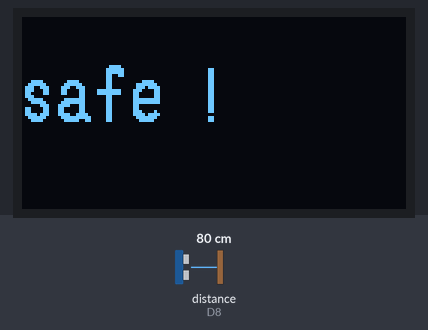
The sketch below on a simulated ESP8266 (NodeMCU). Parts: 128×64 one-colour display. Wiring (inferred from the names in the program): ultrasonic range finder: trigger GPIO 3; echo D8. The test bench sets the inputs (shaded band); at power-on: distance to the obstacle (sensor on D8) 80 cm. The echo pulse lasts 58.3 µs per cm; what the sketch prints to the serial monitor is not drawn.

Above: at 1.2 s.
1.3 s: distance to the obstacle (sensor on D8) set to 2 cm
At 2.5 s:
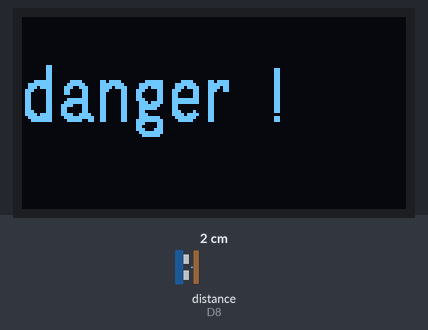
2.8 s: distance to the obstacle (sensor on D8) set to 23 cm
At 3.5 s:
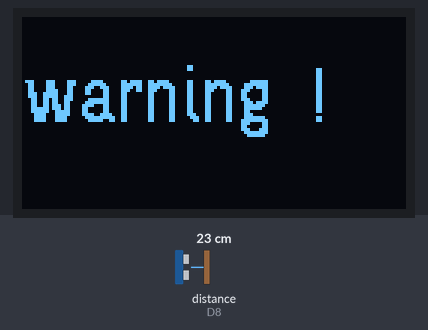
4.3 s: distance to the obstacle (sensor on D8) set to 4 cm
At 4.9 s:
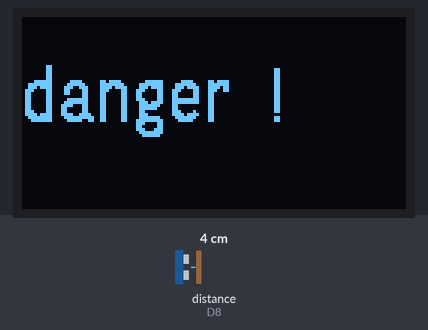
5.8 s: distance to the obstacle (sensor on D8) set to 35 cm
At 6.4 s:
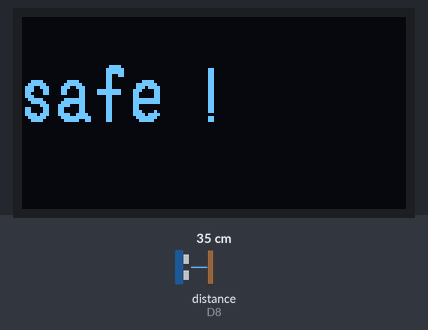
Timing chart, 0 to 8.3 s (numbered marks = the images above; inputs shaded):
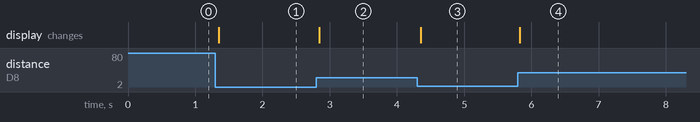

Measured:
- after the input at 1.3 s, the display: changes after 0.05 s (image 1)
- after the input at 2.8 s, the display: changes at once (image 2)
- after the input at 4.3 s, the display: changes after 0.05 s (image 3)
- after the input at 5.8 s, the display: changes at once (image 4)

The sketch:

53_ultrasonic_oled.ino
```cpp
#include "oled_u8g2.h"

int TRIG = D9;
int ECHO = D8;
OLED_U8G2 oled;

void setup(){
  pinMode(TRIG, OUTPUT);
  pinMode(ECHO, INPUT);
  oled.setup();
  Serial.begin(115200);
  }

void loop(){
  long duration, distance;
  digitalWrite(TRIG, LOW);
  delayMicroseconds(2);
  digitalWrite(TRIG, HIGH);
  delayMicroseconds(2);
  digitalWrite(TRIG, LOW);

  duration = pulseIn(ECHO, HIGH);
  distance = duration * 17 / 1000;

  oled.setLine(2, " ");

  if(distance>0)
    oled.setLine(2, "danger !");
  if(distance > 20)
    oled.setLine(2, "warning !");
  if(distance > 30)
    oled.setLine(2, "safe !");
  Serial.println(distance);
  oled.display();
  }
```

oled_u8g2.cpp
```cpp
#include "oled_u8g2.h"

#include <Arduino.h>

#include <U8g2lib.h>
#include <String>

#ifdef U8X8_HAVE_HW_SPI
#include <SPI.h>
#endif
#ifdef U8X8_HAVE_HW_I2C
#include <Wire.h>
#endif

// 2018.09.05 : SCS
// U8g2 Contructor (Frame Buffer)

// Slow
//U8G2_SSD1306_128X64_NONAME_F_SW_I2C u8g2(U8G2_R0, /* clock=*/ 22, /* data=*/ 21, /* reset=*/ U8X8_PIN_NONE);
// Fast
U8G2_SSD1306_128X64_NONAME_F_HW_I2C u8g2(U8G2_R0, /* reset=*/ U8X8_PIN_NONE);

// End of constructor

//=================================================================================
OLED_U8G2::OLED_U8G2()
//=================================================================================
{
  lineString[0] = "";
  lineString[1] = "";
  lineString[2] = "";
}

//=================================================================================
void OLED_U8G2::setup(void)
  //=================================================================================
{
  u8g2.begin();
  u8g2.clearBuffer();          // clear the internal memory
}

//=================================================================================
void OLED_U8G2::setLine(int line, String buffer)
//=================================================================================
{
  if (line < 1 || line > 3) return;
  lineString[line - 1] = buffer;
}

//=================================================================================
void OLED_U8G2::display()
//=================================================================================
{
  // Clear
  u8g2.clearBuffer();          // clear the internal memory

  // First line
  u8g2.setFont(u8g2_font_9x15B_tf);

  u8g2.setCursor(0,10);
  u8g2.print(lineString[0]);

  // Second line
  u8g2.setFont(u8g2_font_logisoso18_tf );

  u8g2.setCursor(0,35);
  u8g2.print(lineString[1]);

  // Third line
  u8g2.setCursor(0,60);
  u8g2.print(lineString[2]);

  // Display
  u8g2.sendBuffer();          // transfer internal memory to the display
}
```

oled_u8g2.h
```cpp
#ifndef OLED_U8G2_H
#define OLED_U8G2_H

#include <Arduino.h>
#include <String>

class OLED_U8G2{

private:
  String lineString[3];

public:
  OLED_U8G2();
  void setup(void);
  void setLine(int line, String buffer);
  void display();
};

#endif
```
